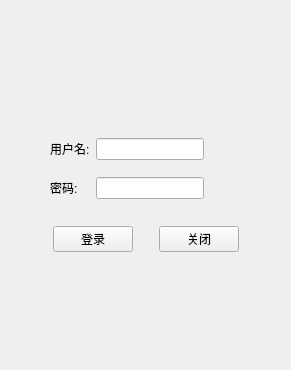
<?xml version="1.0" encoding="UTF-8"?>
<ui version="4.0">
 <class>Widget</class>
 <widget class="QWidget" name="Widget">
  <property name="geometry">
   <rect>
    <x>0</x>
    <y>0</y>
    <width>291</width>
    <height>370</height>
   </rect>
  </property>
  <property name="windowTitle">
   <string>Widget</string>
  </property>
  <layout class="QVBoxLayout" name="verticalLayout">
   <item>
    <widget class="QWidget" name="widget" native="true">
     <layout class="QHBoxLayout" name="horizontalLayout">
      <item>
       <spacer name="horizontalSpacer">
        <property name="orientation">
         <enum>Qt::Horizontal</enum>
        </property>
        <property name="sizeHint" stdset="0">
         <size>
          <width>68</width>
          <height>20</height>
         </size>
        </property>
       </spacer>
      </item>
      <item>
       <widget class="QLabel" name="label">
        <property name="maximumSize">
         <size>
          <width>100</width>
          <height>100</height>
         </size>
        </property>
        <property name="text">
         <string/>
        </property>
        <property name="pixmap">
         <pixmap>../image/Luffy.png</pixmap>
        </property>
        <property name="scaledContents">
         <bool>true</bool>
        </property>
       </widget>
      </item>
      <item>
       <spacer name="horizontalSpacer_2">
        <property name="orientation">
         <enum>Qt::Horizontal</enum>
        </property>
        <property name="sizeHint" stdset="0">
         <size>
          <width>69</width>
          <height>20</height>
         </size>
        </property>
       </spacer>
      </item>
     </layout>
    </widget>
   </item>
   <item>
    <layout class="QHBoxLayout" name="horizontalLayout_2">
     <item>
      <spacer name="horizontalSpacer_4">
       <property name="orientation">
        <enum>Qt::Horizontal</enum>
       </property>
       <property name="sizeType">
        <enum>QSizePolicy::Fixed</enum>
       </property>
       <property name="sizeHint" stdset="0">
        <size>
         <width>30</width>
         <height>20</height>
        </size>
       </property>
      </spacer>
     </item>
     <item>
      <widget class="QWidget" name="widget_2" native="true">
       <layout class="QGridLayout" name="gridLayout">
        <item row="0" column="0">
         <widget class="QLabel" name="label_2">
          <property name="text">
           <string>用户名:</string>
          </property>
         </widget>
        </item>
        <item row="0" column="1">
         <widget class="QLineEdit" name="lineEdit"/>
        </item>
        <item row="1" column="0">
         <widget class="QLabel" name="label_3">
          <property name="text">
           <string>密码:</string>
          </property>
         </widget>
        </item>
        <item row="1" column="1">
         <widget class="QLineEdit" name="lineEdit_2"/>
        </item>
       </layout>
      </widget>
     </item>
     <item>
      <spacer name="horizontalSpacer_3">
       <property name="orientation">
        <enum>Qt::Horizontal</enum>
       </property>
       <property name="sizeHint" stdset="0">
        <size>
         <width>40</width>
         <height>20</height>
        </size>
       </property>
      </spacer>
     </item>
    </layout>
   </item>
   <item>
    <layout class="QHBoxLayout" name="horizontalLayout_3">
     <item>
      <spacer name="horizontalSpacer_5">
       <property name="orientation">
        <enum>Qt::Horizontal</enum>
       </property>
       <property name="sizeHint" stdset="0">
        <size>
         <width>40</width>
         <height>20</height>
        </size>
       </property>
      </spacer>
     </item>
     <item>
      <widget class="QPushButton" name="pushButton">
       <property name="text">
        <string>登录</string>
       </property>
      </widget>
     </item>
     <item>
      <spacer name="horizontalSpacer_6">
       <property name="orientation">
        <enum>Qt::Horizontal</enum>
       </property>
       <property name="sizeType">
        <enum>QSizePolicy::Fixed</enum>
       </property>
       <property name="sizeHint" stdset="0">
        <size>
         <width>20</width>
         <height>20</height>
        </size>
       </property>
      </spacer>
     </item>
     <item>
      <widget class="QPushButton" name="pushButton_2">
       <property name="text">
        <string>关闭</string>
       </property>
      </widget>
     </item>
     <item>
      <spacer name="horizontalSpacer_7">
       <property name="orientation">
        <enum>Qt::Horizontal</enum>
       </property>
       <property name="sizeHint" stdset="0">
        <size>
         <width>40</width>
         <height>20</height>
        </size>
       </property>
      </spacer>
     </item>
    </layout>
   </item>
   <item>
    <widget class="SmallWidget" name="widget_3" native="true">
     <layout class="QHBoxLayout" name="horizontalLayout_4"/>
    </widget>
   </item>
  </layout>
 </widget>
 <customwidgets>
  <customwidget>
   <class>SmallWidget</class>
   <extends>QWidget</extends>
   <header location="global">smallwidget.h</header>
   <container>1</container>
  </customwidget>
 </customwidgets>
 <resources/>
 <connections/>
</ui>
